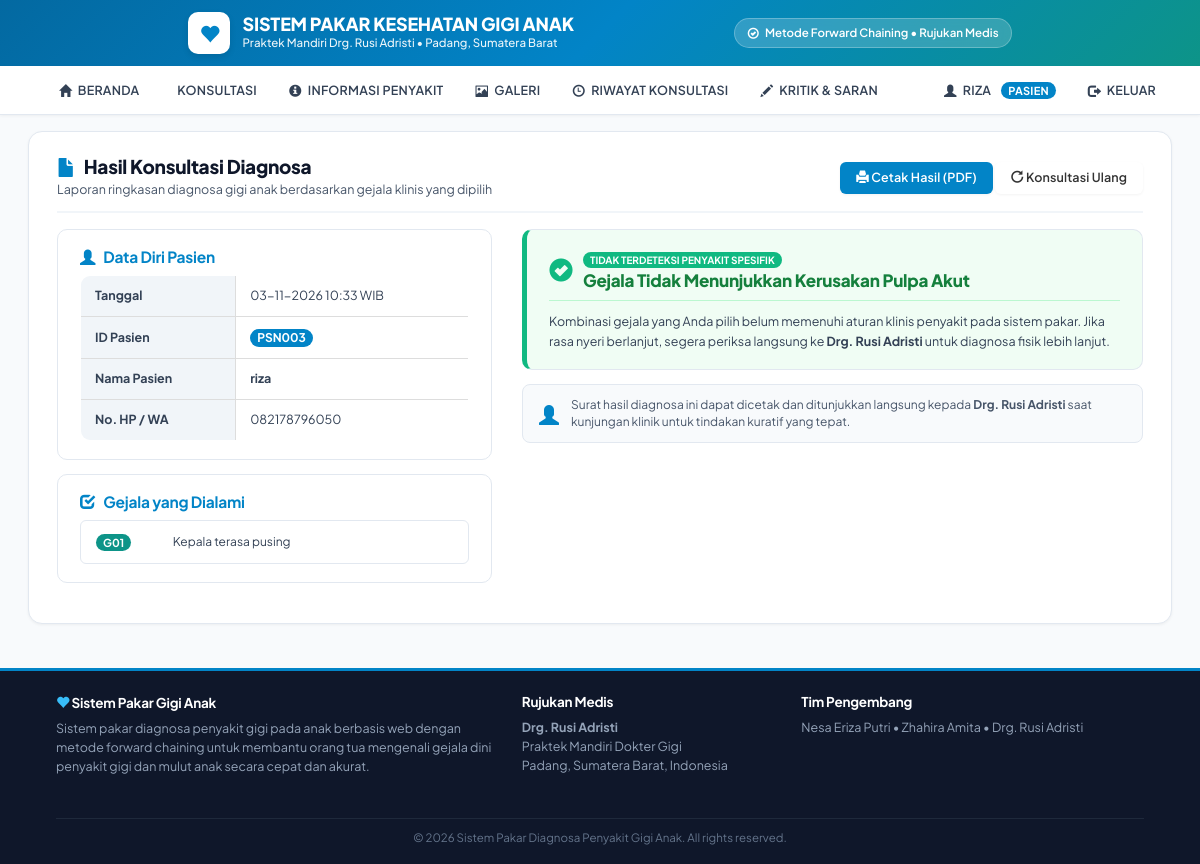
The page /hasilkonsultasi.php?gjl=G01 (signed in) on the database its author committed.
### tables this page shows
CREATE TABLE `tbuser` (
  `id_user` varchar(25) NOT NULL,
  `username` varchar(20) NOT NULL,
  `password` varchar(6) NOT NULL,
  `nm_pengguna` varchar(50) NOT NULL,
  `email` varchar(50) NOT NULL,
  `nohp` varchar(14) NOT NULL
);

CREATE TABLE `tbgejala` (
  `id_gejala` varchar(5) NOT NULL,
  `nm_gejala` varchar(70) NOT NULL
);

### hasilkonsultasi.php (the view, shortened to what this page needs)
<?php
include "library.php";
$id = $_SESSION['id_user'];
?>
<body>
<?php
include "template/kiri.php";
$quser = mysqli_query($koneksi, "SELECT * FROM tbuser WHERE id_user='$id'");
$user = mysqli_fetch_array($quser);
$s = isset($_GET['gjl']) ? trim($_GET['gjl']) : "";
$pecahgp = array_filter(explode(",", $s));
$terdeteksi = "tidak";
$diagnosa_penyakit = array();
?>
<div class="page-header-custom">
  <div>
    <h3 class="page-title"><span class="glyphicon glyphicon-file" style="color:var(--primary);"></span> Hasil Konsultasi Diagnosa</h3>
    <div class="page-subtitle">Laporan ringkasan diagnosa gigi anak berdasarkan gejala klinis yang dipilih</div>
  </div>
  <div>
    <?php
    $c = mysqli_query($koneksi, "SELECT * FROM tbhasil_konsultasi WHERE username='{$_SESSION['username']}' ORDER BY tgl_hasil DESC LIMIT 1");
    $cetak = mysqli_fetch_array($c);
    $idHasil = $cetak ? $cetak['id_hasil'] : 0;
    ?>
    <a class="btn btn-primary" href="cetak.php?id=<?php echo $idHasil; ?>&id_u=<?php echo urlencode($id); ?>&gjl=<?php echo urlencode($s); ?>" target="_blank">
      <span class="glyphicon glyphicon-print"></span> Cetak Hasil (PDF)
    </a>
    <a class="btn btn-default" href="konsultasi.php?hal=1">
      <span class="glyphicon glyphicon-repeat"></span> Konsultasi Ulang
    </a>
  </div>
</div>
<div class="row">
  <div class="col-md-5 col-sm-12" style="margin-bottom:16px;">
    <div class="article-card" style="margin-bottom:14px;">
      <h4 class="article-card-title">
        <span class="glyphicon glyphicon-user"></span> Data Diri Pasien
      </h4>
      <table class="table table-bordered table-condensed" style="margin-bottom:0;">
        <tbody>
          <tr>
            <th width="40%" style="background-color:var(--slate-100);">Tanggal</th>
            <td><?php echo date('d-m-Y H:i'); ?> WIB</td>
          </tr>
          <tr>
            <th style="background-color:var(--slate-100);">ID Pasien</th>
            <td><span class="badge" style="background:var(--primary);"><?php echo htmlspecialchars($user['id_user']); ?></span></td>
          </tr>
          <tr>
            <th style="background-color:var(--slate-100);">Nama Pasien</th>
            <td><strong><?php echo htmlspecialchars($user['nm_pengguna']); ?></strong></td>
          </tr>
          <tr>
            <th style="background-color:var(--slate-100);">No. HP / WA</th>
            <td><?php echo htmlspecialchars($user['nohp']); ?></td>
          </tr>
        </tbody>
      </table>
    </div>
    <div class="article-card" style="margin-bottom:0;">
      <h4 class="article-card-title">
        <span class="glyphicon glyphicon-check"></span> Gejala yang Dialami
      </h4>
      <?php if(empty($pecahgp)): ?>
        <p style="color:var(--slate-600); font-style:italic; font-size:12px; margin:0;">Tidak ada gejala yang dipilih.</p>
      <?php else: ?>
        <div style="max-height:220px; overflow-y:auto; border:1px solid var(--slate-200); border-radius:6px;">
          <table class="table table-hover table-condensed" style="margin-bottom:0;">
            <tbody>
              <?php
              foreach($pecahgp as $value2){
                $valClean = mysqli_real_escape_string($koneksi, $value2);
                $qb = mysqli_query($koneksi, "SELECT * FROM tbgejala WHERE id_gejala='$valClean'");
                $b = mysqli_fetch_array($qb);
                echo "<tr>";
                echo "<td width='20%'><span class='badge' style='background:var(--teal); font-size:11px;'>{$valClean}</span></td>";
                echo "<td style='font-size:12px;'>" . htmlspecialchars($b['nm_gejala']) . "</td>";
                echo "</tr>";
              }
              ?>
            </tbody>
          </table>
        </div>
      <?php endif; ?>
    </div>
  </div>
  <div class="col-md-7 col-sm-12">
    <?php if($terdeteksi == "ya"): ?>
      <?php foreach($diagnosa_penyakit as $itemPenyakit): ?>
        <div class="result-card result-detected" style="margin-bottom:14px;">
          <div style="display:flex; align-items:center; gap:10px; margin-bottom:10px;">
            <span class="glyphicon glyphicon-alert" style="color:var(--danger); font-size:22px;"></span>
            <div>
              <span class="badge" style="background:var(--danger); font-size:10px;">TERDIAGNOSA KLINIS</span>
              <h3 style="margin:2px 0 0; color:#b91c1c; font-weight:800; font-size:18px;">
                <?php echo htmlspecialchars($itemPenyakit['nm_penyakit']); ?>
              </h3>
            </div>
          </div>
          <hr style="margin:10px 0; border-color:#fca5a5;">
          <div style="color:var(--slate-700); line-height:1.6; font-size:12.5px;">
            <strong style="color:var(--slate-900);">Keterangan &amp; Solusi Penanganan Medis:</strong>
            <div style="margin-top:6px;">
              <?php echo $itemPenyakit['keterangan']; ?>
            </div>
          </div>
        </div>
      <?php endforeach; ?>
    <?php else: ?>
      <div class="result-card result-healthy" style="margin-bottom:14px;">
        <div style="display:flex; align-items:center; gap:10px; margin-bottom:8px;">
          <span class="glyphicon glyphicon-ok-sign" style="color:var(--success); font-size:24px;"></span>
          <div>
            <span class="badge" style="background:var(--success); font-size:10px;">TIDAK TERDETEKSI PENYAKIT SPESIFIK</span>
            <h3 style="margin:2px 0 0; color:#15803d; font-weight:800; font-size:17px;">
              Gejala Tidak Menunjukkan Kerusakan Pulpa Akut
            </h3>
          </div>
        </div>
        <hr style="margin:10px 0; border-color:#bbf7d0;">
        <p style="color:var(--slate-700); line-height:1.6; font-size:12.5px; margin:0;">
          Kombinasi gejala yang Anda pilih belum memenuhi aturan klinis penyakit pada sistem pakar. Jika rasa nyeri berlanjut, segera periksa langsung ke <strong>Drg. Rusi Adristi</strong> untuk diagnosa fisik lebih lanjut.
        </p>
      </div>
    <?php endif; ?>
    <div style="background:var(--slate-50); border:1px solid var(--slate-200); border-radius:8px; padding:12px 16px; display:flex; align-items:center; gap:12px;">
      <span class="glyphicon glyphicon-user" style="font-size:20px; color:var(--primary);"></span>
      <div style="font-size:12px; color:var(--slate-600); line-height:1.4;">
        Surat hasil diagnosa ini dapat dicetak dan ditunjukkan langsung kepada <strong>Drg. Rusi Adristi</strong> saat kunjungan klinik untuk tindakan kuratif yang tepat.
      </div>
    </div>
  </div>
</div>
<?php
include "template/kanan.php";
include "template/footer.php";
?>

### rows shown on the page
tbuser: id_user "PSN003", nm_pengguna "riza", nohp "082178796050"
tbgejala: valClean "G01", nm_gejala "Kepala terasa pusing"

### other values the page prints
$_SESSION['username'] "RIZA"
$roleName "PASIEN"
